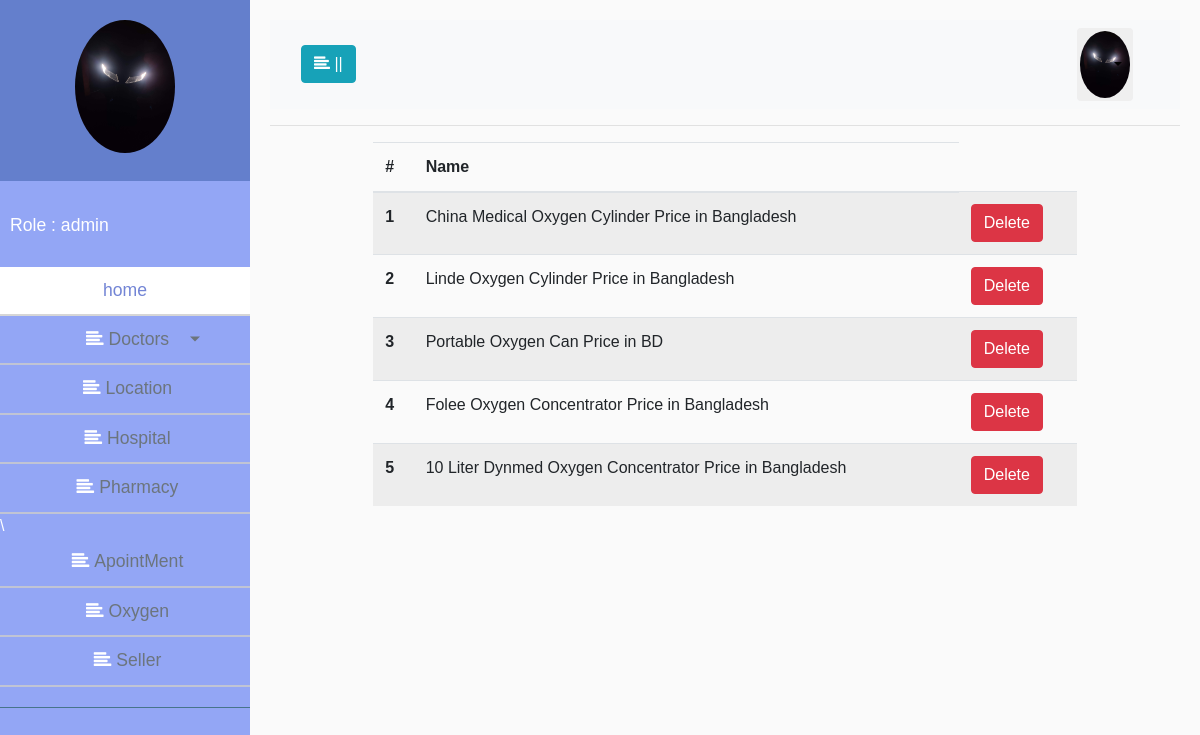
/adminpanel/oxygen.php, run on the app's committed database.
### tables this page shows
CREATE TABLE `cylinder` (
  `cylinder_id` int(11) NOT NULL,
  `name` varchar(200) NOT NULL,
  `cylinder_type` int(11) NOT NULL,
  `cylinder_price` int(11) NOT NULL,
  `img` varchar(200) NOT NULL
);

### classes/Oxygen.php (called while the page is built, shortened)
<?php
 $filepath = realpath(dirname(__FILE__));
 include_once ($filepath.'/../lib/Database.php');
class Oxygen
{
	private $db;
	function __construct(){
		$this->db = new Database();
	}
	public function allOxygen(){
		$sql ='SELECT * FROM cylinder';
		$fetchAll = $this->db->select($sql);
		return $fetchAll;
	}
}

### lib/Database.php (called while the page is built, shortened)
<?php
Class Database{
	public $host   = DB_HOST;
	public $user   = DB_USER;
	public $pass   = DB_PASS;
	public $dbname = DB_NAME;
	public $link;
	private function connectDB(){
	$this->link = new mysqli($this->host, $this->user, $this->pass, $this->dbname);
 }
	public function select($query){
		$result = $this->link->query($query) or die($this->link->error.__LINE__);
		if($result->num_rows > 0){
			return $result;
		} else {
			return false;
		}
	}
}

### adminpanel/oxygen.php (the view, shortened to what this page needs)
<?php include "inc/header.php";
 ?>
		<div class="container-fluid">
			<div class="container">
				<div class="row">
					<div class="col-md-10 mx-auto">
						<table class="table table-striped">
							  <thead>
							    <tr>
							      <th scope="col">#</th>
							      <th scope="col">Name</th>
							    </tr>
							  </thead>
							  <tbody>
							  	<?php
									$doc = $Oxygen->allOxygen();
									if ($doc) {
										$i = 0;
									  	while($value = $doc->fetch_assoc()){
									  		$i++;
								?>
								    <tr>
								      <th scope="row"><?php echo $i; ?></th>
								      <td><?php echo $value['name']; ?>
								      <td><a href="?deleteoxygen=<?php echo $value['cylinder_id']; ?>" class="btn btn-danger">Delete</a></td>
								    </tr>
							    <?php }} ?>
							  </tbody>
						</table>
					</div>
				</div>
			</div>
		</div>
<?php
	include "inc/footer.php";
?>

### css/style.css (style rules this page uses)
body { font-family: 'Poppins', sans-serif; background: #fafafa; }

### data on the page
cylinder: name "China Medical Oxygen Cylinder Price in Bangladesh"
cylinder: name "Linde Oxygen Cylinder Price in Bangladesh"
cylinder: name "Portable Oxygen Can Price in BD"
cylinder: name "Folee Oxygen Concentrator Price in Bangladesh"
cylinder: name "10 Liter Dynmed Oxygen Concentrator Price in Bangladesh"
